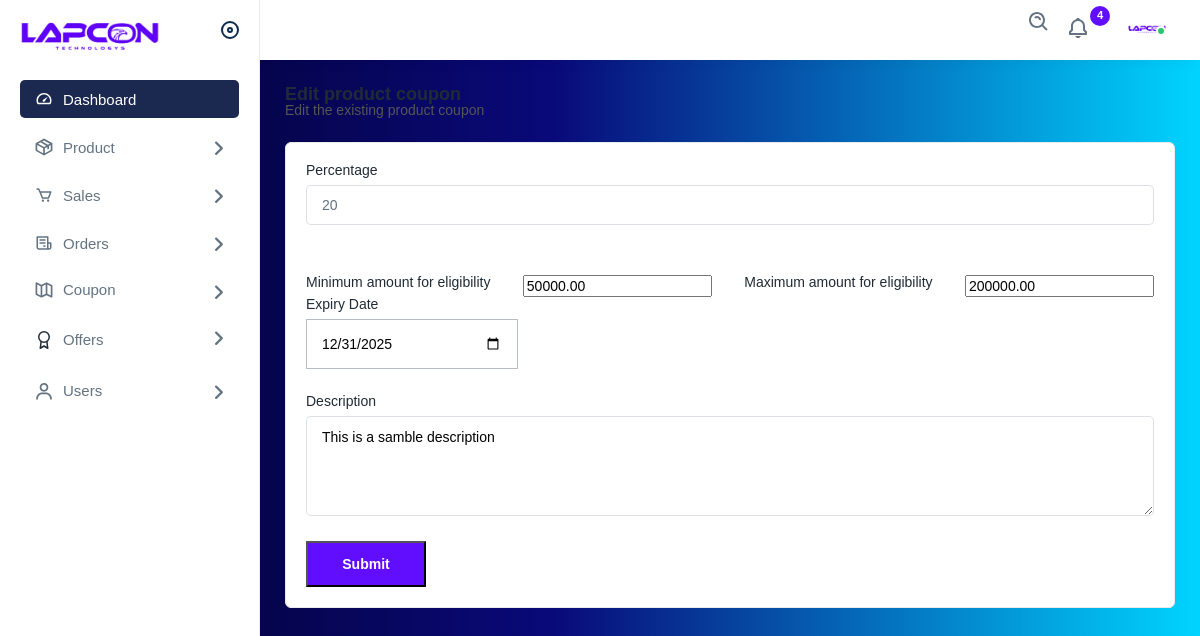
The app's page /admin_panel/edit_coupon/9 (signed in) with its own data.
### admin_panel/models.py (models this page shows, shortened)
class Coupon(models.Model):
    code = models.CharField(max_length=20)
    percentage = models.CharField(max_length=3)
    min_amount = models.DecimalField(max_digits=10, decimal_places=2, default=10.1)
    max_amount = models.DecimalField(max_digits=10, decimal_places=2, default=1000000)
    description = models.TextField(null=True,blank=True)
    is_active = models.BooleanField(default=True)
    created_at = models.DateField(auto_now_add=True)
    expiry = models.DateField()

### admin_panel/views.py (the view, shortened to what this page needs)
# urls.py: path('admin_panel/edit_coupon/<int:coupon_id>', views.edit_coupon, name='edit_coupon'),
@login_required(login_url='admin_signin')
@user_passes_test(is_staff, login_url='/')
def edit_coupon(request,coupon_id):
    coupon = Coupon.objects.get(pk=coupon_id)
    return render(request,'admin/edit_coupon.html',{'coupon':coupon})

### admin_panel/views.py (called while the page is built)
def is_staff(user):
    return user.is_staff

### templates/admin/edit_coupon.html (shortened to what this page needs)
{% extends 'admin/layout.html' %}
{% load static %}
{% block content %}
    <div class="page-wrapper">
        <div class="content">
            <div class="page-header">
                <div class="page-title">
                    <h4>Edit product coupon</h4>
                    <h6>Edit the existing product coupon</h6>
                </div>
            </div>
            <div class="card">
                <div class="card-body">
                    <div class="row">
                        <form method="post" enctype="multipart/form-data">
                            <div class="col-lg-12 col-sm-6 col-12" style="display: flex; flex-wrap: wrap; justify-content: space-between;">
                                <div class="form-group col-lg-12 col-12">
                                    <label>Percentage</label>
                                    <input type="text" name="percentage" required  pattern="[^\s]+" placeholder="Percentage" maxlength="2" value="{{coupon.percentage}}" onkeyup="if (/[^|0-9]+/g.test(this.value)) this.value = this.value.replace(/[^|0-9]+/g,'')">
                                </div>
                                    <label>Minimum amount for eligibility</label>
                                    <input value="{{coupon.min_amount}}" type="text" name="min_amount" pattern="[^\s]+" placeholder="Minimum amount for eligibility" maxlength="10" onkeyup="if (/[^|0-9]+/g.test(this.value)) this.value = this.value.replace(/[^|0-9]+/g,'')" required>
                                    <label>Maximum amount for eligibility</label>
                                    <input value="{{coupon.max_amount}}" type="text" name="max_amount" required  pattern="[^\s]+" placeholder="Maximum amount for eligibility" maxlength="10" onkeyup="if (/[^|0-9]+/g.test(this.value)) this.value = this.value.replace(/[^|0-9]+/g,'')" >
                                </div>
                            </div>
                            <div class="col-lg-3 col-sm-6 col-12">
                                <div class="form-group">
                                    <label>Expiry Date </label>
                                    <div class="input-groupicon">
                                        <input type="date" placeholder="DD-MM-YYYY"  min="{{ current_date }}" id="date" name="date" required value="{{ coupon.expiry|date:'Y-m-d' }}">
                                    </div>
                                </div>
                            </div>
                            <div class="col-lg-12">
                                <div class="form-group">
                                    <label>Description</label>
                                    <textarea class="form-control" name="description" required>{{coupon.description}}</textarea>
                                </div>
                            </div>
                            <div class="col-lg-12">
                                <button href="javascript:void(0);" type="submit" class="btn btn-submit me-2">Submit</button>
                            </div>
                    </div>
                </div>
            </div>
        </div>
    </div>
{% endblock %}

### templates/admin/edit_coupon.html (style rules this page uses)
input[type=date] { width: 100%; height: 50px; border: 1px solid #b8bcc9; padding: 0 15px; }

### records on screen
Coupon: percentage "20", min_amount "50000.00", max_amount "200000.00", date "12/31/2025", description "This is a samble description"
